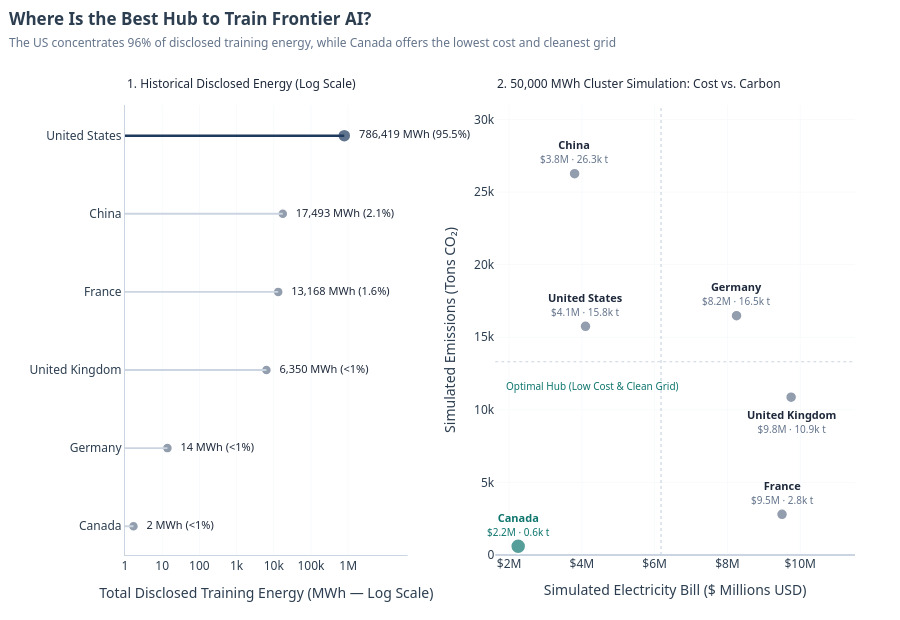

Here is the notebook cell this chart was saved with:
### Markdown cell above
### 6. Geopolitical Grid Trade-Off & Site Selection

### Code cell
# 1. Clean country-level metrics directly from df_master (excluding unassigned/multinational)
exclude_countries = ["Unknown", "Multinational", "Other / Multinational", "Other", ""]

df_all_hubs = (
    df_master[
        df_master["primary_country"].notna()
        & (~df_master["primary_country"].isin(exclude_countries))
    ]
    .groupby("primary_country", as_index=False)
    .agg(
        hist_mwh=("facility_total_energy_mwh", "sum"),
        hist_co2=("pue_adjusted_co2_tons", "sum"),
        disclosed_runs=("facility_total_energy_mwh", "count"),
        tariff_usd_mwh=("tariff_usd_mwh", "median"),
        carbon_gco2_kwh=("carbon_gco2_kwh", "median"),
    )
)

# Panel 1 dataset: Countries with actual disclosed historical energy (> 0 MWh)
df_hist_panel = (
    df_all_hubs[df_all_hubs["hist_mwh"] > 0]
    .sort_values("hist_mwh", ascending=True)
    .copy()
)
total_disclosed_mwh = df_hist_panel["hist_mwh"].sum()
df_hist_panel["energy_share_pct"] = (df_hist_panel["hist_mwh"] / total_disclosed_mwh) * 100.0

# Panel 2 dataset: Candidate hubs with valid tariff & grid carbon intensity
df_sim = df_all_hubs.dropna(subset=["tariff_usd_mwh", "carbon_gco2_kwh"]).copy()
df_sim["sim_cost_usd_m"] = (50000.0 * df_sim["tariff_usd_mwh"]) / 1e6
df_sim["sim_co2_tons"] = (50000.0 * 1000.0 * df_sim["carbon_gco2_kwh"]) / 1e6

med_cost = df_sim["sim_cost_usd_m"].median()
med_co2 = df_sim["sim_co2_tons"].median()

fig5 = make_subplots(
    rows=1,
    cols=2,
    horizontal_spacing=0.12,
    column_widths=[0.44, 0.56],
)

# Panel 1: Minimalist Log-Scale Lollipop Chart (100% legible from 2 MWh to 786k MWh)
for _, r in df_hist_panel.iterrows():
    is_us = r["primary_country"] == "United States"
    fig5.add_shape(
        type="line",
        x0=1,
        x1=r["hist_mwh"],
        y0=r["primary_country"],
        y1=r["primary_country"],
        line=dict(color="#1E3A5F" if is_us else "#CBD5E1", width=2.5 if is_us else 1.8),
        row=1,
        col=1,
    )

point_colors_p1 = ["#1E3A5F" if c == "United States" else "#64748B" for c in df_hist_panel["primary_country"]]
point_sizes_p1 = [13 if c == "United States" else 10 for c in df_hist_panel["primary_country"]]
labels_p1 = [
    f"  {mwh:,.0f} MWh ({pct:.1f}%)" if pct >= 1.0 else f"  {mwh:,.0f} MWh (<1%)"
    for mwh, pct in zip(df_hist_panel["hist_mwh"], df_hist_panel["energy_share_pct"])
]

fig5.add_trace(
    go.Scatter(
        y=df_hist_panel["primary_country"],
        x=df_hist_panel["hist_mwh"],
        mode="markers+text",
        marker=dict(color=point_colors_p1, size=point_sizes_p1, line=dict(width=1.5, color="white")),
        text=labels_p1,
        textposition="middle right",
        textfont=dict(size=11, color="#1E293B"),
        cliponaxis=False,
        showlegend=False,
        hovertemplate="<b>%{y}</b><br>Disclosed Energy: %{x:,.0f} MWh<extra></extra>",
    ),
    row=1,
    col=1,
)

# Panel 2: Minimalist Scatter (Teal highlight for Canada, clean Slate for peers)
point_colors_p2 = ["#0F766E" if c == "Canada" else "#64748B" for c in df_sim["primary_country"]]
point_sizes_p2 = [15 if c == "Canada" else 11 for c in df_sim["primary_country"]]

fig5.add_trace(
    go.Scatter(
        x=df_sim["sim_cost_usd_m"],
        y=df_sim["sim_co2_tons"],
        mode="markers",
        marker=dict(size=point_sizes_p2, color=point_colors_p2, line=dict(width=1.5, color="white")),
        showlegend=False,
        customdata=np.stack([df_sim["primary_country"], df_sim["tariff_usd_mwh"], df_sim["carbon_gco2_kwh"]], axis=-1),
        hovertemplate=(
            "<b>%{customdata[0]}</b><br>"
            "Simulated Bill: $%{x:.2f}M ($%{customdata[1]:.0f}/MWh)<br>"
            "Simulated Carbon: %{y:,.0f} tons CO₂ (%{customdata[2]:.0f} gCO₂/kWh)<extra></extra>"
        ),
    ),
    row=1,
    col=2,
)

# Subtle median reference lines
fig5.add_vline(x=med_cost, line_dash="dot", line_color="#CBD5E1", line_width=1.2, row=1, col=2)
fig5.add_hline(y=med_co2, line_dash="dot", line_color="#CBD5E1", line_width=1.2, row=1, col=2)

x_min_p2 = max(0, df_sim["sim_cost_usd_m"].min() * 0.72)
x_max_p2 = df_sim["sim_cost_usd_m"].max() * 1.18
y_max_p2 = df_sim["sim_co2_tons"].max() * 1.18

country_annotations = []
for _, r in df_sim.iterrows():
    c_name = r["primary_country"]
    is_optimal = c_name == "Canada"
    y_offset = -24 if c_name == "United Kingdom" else 22
    country_annotations.append(
        dict(
            x=r["sim_cost_usd_m"],
            y=r["sim_co2_tons"],
            xref="x2",
            yref="y2",
            text=(
                f"<b>{c_name}</b><br>"
                f"<span style='font-size:10px;color:{'#0F766E' if is_optimal else '#64748B'};'>"
                f"${r['sim_cost_usd_m']:.1f}M · {r['sim_co2_tons']/1000:.1f}k t"
                f"</span>"
            ),
            showarrow=False,
            yshift=y_offset,
            font=dict(size=11, color="#0F766E" if is_optimal else "#1E293B"),
        )
    )

us_share = df_hist_panel.loc[df_hist_panel["primary_country"] == "United States", "energy_share_pct"].values[0]

fig5.update_layout(
    title=dict(
        text=(
            "<b>Where Is the Best Hub to Train Frontier AI?</b><br>"
            "<span style='font-size:12px; color:#64748B;'>"
            f"The US concentrates {us_share:.0f}% of disclosed training energy, while Canada offers the lowest cost and cleanest grid"
            "</span>"
        ),
        x=0.01,
        xanchor="left",
        y=0.96,
        yanchor="top",
    ),
    font=dict(family="Segoe UI, Arial, sans-serif", size=12, color="#2C3E50"),
    plot_bgcolor="white",
    paper_bgcolor="white",
    showlegend=False,
    height=620,
    margin=dict(t=105, b=65, l=125, r=45),
    annotations=[
        dict(
            text="1. Historical Disclosed Energy (Log Scale)",
            x=0.0,
            xanchor="left",
            y=1.07,
            xref="x domain",
            yref="y domain",
            showarrow=False,
            font=dict(size=12, color="#1E293B"),
        ),
        dict(
            text="2. 50,000 MWh Cluster Simulation: Cost vs. Carbon",
            x=0.0,
            xanchor="left",
            y=1.07,
            xref="x2 domain",
            yref="y2 domain",
            showarrow=False,
            font=dict(size=12, color="#1E293B"),
        ),
        dict(
            text="Optimal Hub (Low Cost & Clean Grid)",
            x=x_min_p2 + 0.25,
            y=med_co2 * 0.92,
            xref="x2",
            yref="y2",
            xanchor="left",
            yanchor="top",
            showarrow=False,
            font=dict(size=10, color="#0F766E"),
        ),
    ] + country_annotations,
)

fig5.update_xaxes(
    title_text="Total Disclosed Training Energy (MWh — Log Scale)",
    title_standoff=14,
    type="log",
    range=[0, 7.6],
    tickvals=[1, 10, 100, 1000, 10000, 100000, 1000000],
    ticktext=["1", "10", "100", "1k", "10k", "100k", "1M"],
    gridcolor="#F8FAFC",
    linecolor="#CBD5E1",
    row=1,
    col=1,
)
fig5.update_yaxes(showgrid=False, linecolor="#CBD5E1", row=1, col=1)

fig5.update_xaxes(
    title_text="Simulated Electricity Bill ($ Millions USD)",
    title_standoff=14,
    range=[x_min_p2, x_max_p2],
    tickprefix="$",
    ticksuffix="M",
    gridcolor="#F8FAFC",
    zerolinecolor="#CBD5E1",
    row=1,
    col=2,
)
fig5.update_yaxes(
    title_text="Simulated Emissions (Tons CO₂)",
    range=[0, y_max_p2],
    gridcolor="#F8FAFC",
    zerolinecolor="#CBD5E1",
    row=1,
    col=2,
)

fig5.show()
fig5.write_image("../assets/charts/chart5_geopolitical_grid.png", width=1200, height=620, scale=1)

### Figure 1 — Plotly figure (JSON) as saved in the notebook; plotly's stock layout.template omitted (floating-point values rounded to 4 significant figures)
{"data": [{"cliponaxis": false, "hovertemplate": "<b>%{y}</b><br>Disclosed Energy: %{x:,.0f} MWh<extra></extra>", "marker": {"color": ["#64748B", "#64748B", "#64748B", "#64748B", "#64748B", "#1E3A5F"], "line": {"color": "white", "width": 1.5}, "size": [10, 10, 10, 10, 10, 13]}, "mode": "markers+text", "showlegend": false, "text": ["  2 MWh (<1%)", "  14 MWh (<1%)", "  6,350 MWh (<1%)", "  13,168 MWh (1.6%)", "  17,493 MWh (2.1%)", "  786,419 MWh (95.5%)"], "textfont": {"color": "#1E293B", "size": 11}, "textposition": "middle right", "type": "scatter", "x": [1.69, 13.82, 6350.0, 13170.0, 17490.0, 786400.0], "xaxis": "x", "y": ["Canada", "Germany", "United Kingdom", "France", "China", "United States"], "yaxis": "y"}, {"customdata": [["Canada", 45, 12], ["China", 76, 525.3], ["France", 190, 56], ["Germany", 165, 329.6], ["United Kingdom", 195, 217.4], ["United States", 82, 315]], "hovertemplate": "<b>%{customdata[0]}</b><br>Simulated Bill: $%{x:.2f}M ($%{customdata[1]:.0f}/MWh)<br>Simulated Carbon: %{y:,.0f} tons CO₂ (%{customdata[2]:.0f} gCO₂/kWh)<extra></extra>", "marker": {"color": ["#0F766E", "#64748B", "#64748B", "#64748B", "#64748B", "#64748B"], "line": {"color": "white", "width": 1.5}, "size": [15, 11, 11, 11, 11, 11]}, "mode": "markers", "showlegend": false, "type": "scatter", "x": [2.25, 3.8, 9.5, 8.25, 9.75, 4.1], "xaxis": "x2", "y": [600.0, 26260.0, 2800.0, 16480.0, 10870.0, 15750.0], "yaxis": "y2"}], "layout": {"annotations": [{"font": {"color": "#1E293B", "size": 12}, "showarrow": false, "text": "1. Historical Disclosed Energy (Log Scale)", "x": 0, "xanchor": "left", "xref": "x domain", "y": 1.07, "yref": "y domain"}, {"font": {"color": "#1E293B", "size": 12}, "showarrow": false, "text": "2. 50,000 MWh Cluster Simulation: Cost vs. Carbon", "x": 0, "xanchor": "left", "xref": "x2 domain", "y": 1.07, "yref": "y2 domain"}, {"font": {"color": "#0F766E", "size": 10}, "showarrow": false, "text": "Optimal Hub (Low Cost & Clean Grid)", "x": 1.87, "xanchor": "left", "xref": "x2", "y": 12250.0, "yanchor": "top", "yref": "y2"}, {"font": {"color": "#0F766E", "size": 11}, "showarrow": false, "text": "<b>Canada</b><br><span style='font-size:10px;color:#0F766E;'>$2.2M · 0.6k t</span>", "x": 2.25, "xref": "x2", "y": 600, "yref": "y2", "yshift": 22}, {"font": {"color": "#1E293B", "size": 11}, "showarrow": false, "text": "<b>China</b><br><span style='font-size:10px;color:#64748B;'>$3.8M · 26.3k t</span>", "x": 3.8, "xref": "x2", "y": 26260.0, "yref": "y2", "yshift": 22}, {"font": {"color": "#1E293B", "size": 11}, "showarrow": false, "text": "<b>France</b><br><span style='font-size:10px;color:#64748B;'>$9.5M · 2.8k t</span>", "x": 9.5, "xref": "x2", "y": 2800, "yref": "y2", "yshift": 22}, {"font": {"color": "#1E293B", "size": 11}, "showarrow": false, "text": "<b>Germany</b><br><span style='font-size:10px;color:#64748B;'>$8.2M · 16.5k t</span>", "x": 8.25, "xref": "x2", "y": 16480.0, "yref": "y2", "yshift": 22}, {"font": {"color": "#1E293B", "size": 11}, "showarrow": false, "text": "<b>United Kingdom</b><br><span style='font-size:10px;color:#64748B;'>$9.8M · 10.9k t</span>", "x": 9.75, "xref": "x2", "y": 10870, "yref": "y2", "yshift": -24}, {"font": {"color": "#1E293B", "size": 11}, "showarrow": false, "text": "<b>United States</b><br><span style='font-size:10px;color:#64748B;'>$4.1M · 15.8k t</span>", "x": 4.1, "xref": "x2", "y": 15750, "yref": "y2", "yshift": 22}], "font": {"color": "#2C3E50", "family": "Segoe UI, Arial, sans-serif", "size": 12}, "height": 620, "margin": {"b": 65, "l": 125, "r": 45, "t": 105}, "paper_bgcolor": "white", "plot_bgcolor": "white", "shapes": [{"line": {"color": "#CBD5E1", "width": 1.8}, "type": "line", "x0": 1, "x1": 1.69, "xref": "x", "y0": "Canada", "y1": "Canada", "yref": "y"}, {"line": {"color": "#CBD5E1", "width": 1.8}, "type": "line", "x0": 1, "x1": 13.82, "xref": "x", "y0": "Germany", "y1": "Germany", "yref": "y"}, {"line": {"color": "#CBD5E1", "width": 1.8}, "type": "line", "x0": 1, "x1": 6350.0, "xref": "x", "y0": "United Kingdom", "y1": "United Kingdom", "yref": "y"}, {"line": {"color": "#CBD5E1", "width": 1.8}, "type": "line", "x0": 1, "x1": 13170.0, "xref": "x", "y0": "France", "y1": "France", "yref": "y"}, {"line": {"color": "#CBD5E1", "width": 1.8}, "type": "line", "x0": 1, "x1": 17490.0, "xref": "x", "y0": "China", "y1": "China", "yref": "y"}, {"line": {"color": "#1E3A5F", "width": 2.5}, "type": "line", "x0": 1, "x1": 786400.0, "xref": "x", "y0": "United States", "y1": "United States", "yref": "y"}, {"line": {"color": "#CBD5E1", "dash": "dot", "width": 1.2}, "type": "line", "x0": 6.175, "x1": 6.175, "xref": "x2", "y0": 0, "y1": 1, "yref": "y2 domain"}, {"line": {"color": "#CBD5E1", "dash": "dot", "width": 1.2}, "type": "line", "x0": 0, "x1": 1, "xref": "x2 domain", "y0": 13310, "y1": 13310, "yref": "y2"}], "showlegend": false, "title": {"text": "<b>Where Is the Best Hub to Train Frontier AI?</b><br><span style='font-size:12px; color:#64748B;'>The US concentrates 96% of disclosed training energy, while Canada offers the lowest cost and cleanest grid</span>", "x": 0.01, "xanchor": "left", "y": 0.96, "yanchor": "top"}, "xaxis": {"anchor": "y", "domain": [0, 0.3872], "gridcolor": "#F8FAFC", "linecolor": "#CBD5E1", "range": [0, 7.6], "ticktext": ["1", "10", "100", "1k", "10k", "100k", "1M"], "tickvals": [1, 10, 100, 1000, 10000, 100000, 1000000], "title": {"standoff": 14, "text": "Total Disclosed Training Energy (MWh — Log Scale)"}, "type": "log"}, "xaxis2": {"anchor": "y2", "domain": [0.5072, 1], "gridcolor": "#F8FAFC", "range": [1.62, 11.5], "tickprefix": "$", "ticksuffix": "M", "title": {"standoff": 14, "text": "Simulated Electricity Bill ($ Millions USD)"}, "zerolinecolor": "#CBD5E1"}, "yaxis": {"anchor": "x", "domain": [0, 1], "linecolor": "#CBD5E1", "showgrid": false}, "yaxis2": {"anchor": "x2", "domain": [0, 1], "gridcolor": "#F8FAFC", "range": [0, 30990.0], "title": {"text": "Simulated Emissions (Tons CO₂)"}, "zerolinecolor": "#CBD5E1"}}}
